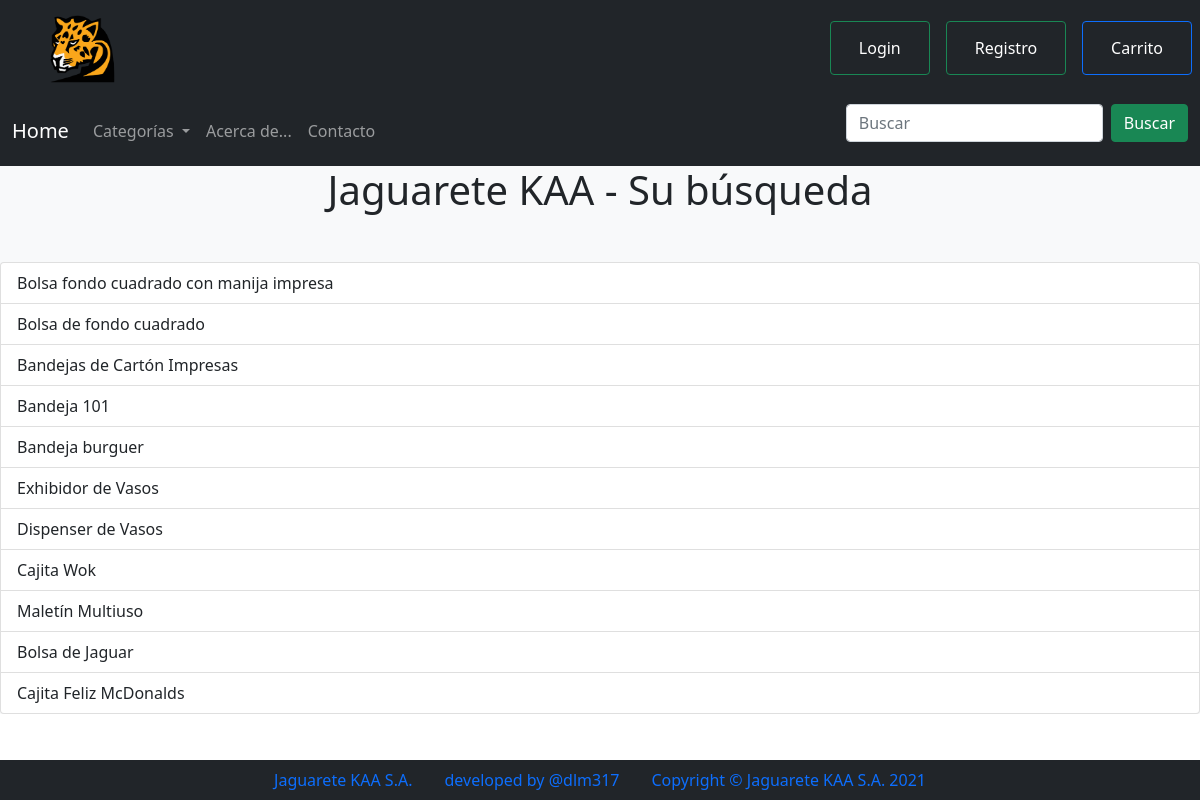
/resultado_busqueda/, run on an earlier commit of the app's database.
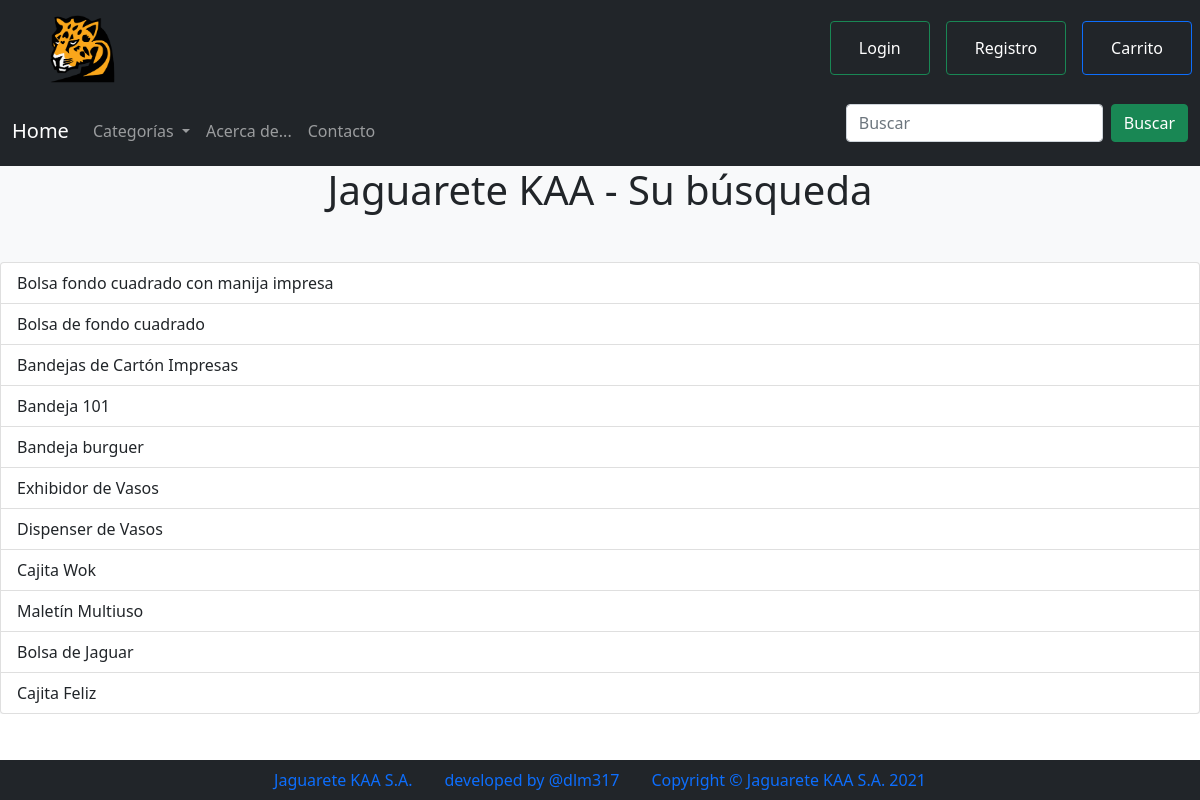
And on a later commit of the database.
### jaguarete01/models.py (models this page shows, shortened)
class Producto(models.Model):
    class Meta:
        permissions = (("can_add_productos", "Can add productos"),)
    titulo = models.CharField(max_length=100, unique=True)
    categoria_base = models.ForeignKey(Categoria, on_delete=models.CASCADE)
    detalle = models.CharField(max_length=1000, default='N/A')
    precio = models.FloatField()
    imagen = models.ImageField(upload_to='uploaded_images')
    fecha_creacion = models.DateTimeField(auto_now=True)

### jaguarete01/views.py (the view)
# urls.py: path('resultado_busqueda/', views.ResultadoBusqueda.as_view(), name='resultado_busqueda'),
class ResultadoBusqueda(ListView):
    model = Producto
    template_name = 'resultado_busqueda.html'
    def get_queryset(self):
        query = self.request.GET.get('q')
        if query:
            queryset = Producto.objects.filter(
                Q(titulo__icontains=query) | Q(categoria_base__descripcion__icontains=query) | Q(detalle__icontains=query)
        )
            print(queryset)
        else:
            queryset = Producto.objects.all()
        return queryset

### jaguarete01/models.py (called while the page is built)
    def __str__(self):
        return self.descripcion

### jaguarete01/templatetags/categorias.py (called while the page is built)
@register.inclusion_tag('categorias.html')
def mostrar_categorias():
    return {'categorias': Categoria.objects.all()}

### jaguarete01/templates/resultado_busqueda.html (shortened to what this page needs)
{% extends "template.html" %}
{% load categorias %}
{% load static %}  {% block body %}
<h1 class="text-center mb-5">Jaguarete KAA - Su búsqueda</h1>
<div class="list-group mt-3">
  {% for producto in object_list %}
  <a href="{% url 'jaguarete01:producto' pk=producto.id%}" class="list-group-item list-group-item-action">
    {{ producto.titulo}}
  </a>
  {% empty%}
  <p class="text-center">
    Perdona, no encontramos lo que buscabas, puedes probar de nuevo si lo deseas.
</p>
  {% endfor %}
</div>
{% endblock %}

What changed in the data, as far as the page shows it:
changed Producto: titulo "Cajita Feliz McDonalds" → "Cajita Feliz"
